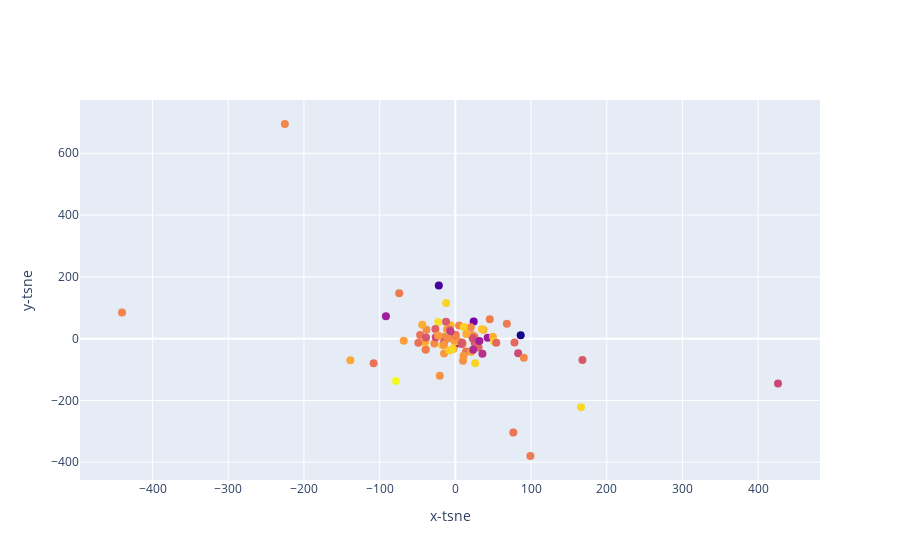

The cell this chart's notebook holds for it:
### Code cell
top_songs(df_new)

### Figure 1 — Plotly figure (JSON) as saved in the notebook; plotly's stock layout.template omitted (floating-point values rounded to 4 significant figures)
{"data": [{"marker": {"color": [-3.183, -4.328, -4.757, -4.284, -6.842, -5.043, -4.961, -8.374, -6.366, -5.024, -4.432, -8.795, -4.215, -3.862, -4.868, -4.068, -4.305, -4.915, -4.749, -4.035, -6.327, -6.864, -3.374, -5.599, -4.581, -5.94, -3.094, -3.299, -6.258, -11.38, -5.595, -4.068, -3.105, -4.209, -4.502, -6.745, -11.46, -2.921, -5.313, -4.323, -2.396, -9.433, -5.309, -5.002, -5.886, -3.297, -4.661, -6.923, -10.4, -4.282, -5.535, -6.054, -5.363, -5.445, -6.166, -6.678, -3.181, -5.698, -4.63, -3.37, -6.351, -6.288, -3.093, -8.279, -3.515, -6.378, -5.126, -4.2, -3.073, -4.518, -5.883, -5.429, -7.621, -5.092, -6.406, -5.098, -7.844, -4.093, -5.516, -5.35, -8.228, -4.761, -5.651, -7.226, -4.902], "size": 8}, "mode": "markers", "text": ["Ed Sheeran - Shape of You", "Luis Fonsi - Despacito - Remix", "Luis Fonsi - Despacito (Featuring Daddy Yankee)", "DJ Khaled - I'm the One", "Kendrick Lamar - HUMBLE.", "French Montana - Unforgettable", "Bruno Mars - That's What I Like", "ZAYN - I Don’t Wanna Live Forever (Fifty Shades Darker) - From \"Fifty Shades Darker (Original Motion Picture Soundtrack)\"", "Lil Uzi Vert - XO TOUR Llif3", "Zedd - Stay (with Alessia Cara)", "Charlie Puth - Attention", "Future - Mask Off", "Post Malone - Congratulations", "Jason Derulo - Swalla (feat. Nicki Minaj & Ty Dolla $ign)", "Ed Sheeran - Castle on the Hill", "Clean Bandit - Rockabye (feat. Sean Paul & Anne-Marie)", "Imagine Dragons - Believer", "J Balvin - Mi Gente", "Imagine Dragons - Thunder", "Shawn Mendes - There's Nothing Holdin' Me Back", "Danny Ocean - Me Rehúso", "Julia Michaels - Issues", "Ed Sheeran - Galway Girl", "The Chainsmokers - Closer", "Clean Bandit - Symphony (feat. Zara Larsson)", "The Weeknd - I Feel It Coming", "DJ Khaled - Wild Thoughts", "Calvin Harris - Slide", "Dua Lipa - New Rules", "Drake - Passionfruit", "Liam Payne - Strip That Down", "Starley - Call On Me - Ryan Riback Extended Remix", "Calvin Harris - Feels", "Jonas Blue - Mama", "Maluma - Felices los 4", "KYLE - iSpy (feat. Lil Yachty)", "Khalid - Location", "Shakira - Chantaje", "Migos - Bad and Boujee (feat. Lil Uzi Vert)", "Camila Cabello - Havana", "Martin Jensen - Solo Dance", "Drake - Fake Love", "DJ Snake - Let Me Love You", "Axwell /\\ Ingrosso - More Than You Know", "Drake - One Dance", "Enrique Iglesias - SUBEME LA RADIO", "Maggie Lindemann - Pretty Girl - Cheat Codes X CADE Remix", "Demi Lovato - Sorry Not Sorry", "Childish Gambino - Redbone", "Bruno Mars - 24K Magic", "Nicky Jam - El Amante", "Jax Jones - You Don't Know Me - Radio Edit", "Katy Perry - Chained To The Rhythm", "Cheat Codes - No Promises (feat. Demi Lovato)", "Maroon 5 - Don't Wanna Know (feat. Kendrick Lamar)", "Niall Horan - Slow Hands", "Wisin - Escápate Conmigo", "Big Sean - Bounce Back", "Harry Styles - Sign of the Times", "Travis Scott - goosebumps", "Khalid - Young Dumb & Broke", "Maroon 5 - Cold (feat. Future)", "Marshmello - Silence", "Sam Smith - Too Good At Goodbyes", "Steve Aoki - Just Hold On", "Taylor Swift - Look What You Made Me Do", "Macklemore - Glorious (feat. Skylar Grey)", "Hailee Steinfeld - Starving", "CNCO - Reggaetón Lento (Bailemos)", "AJR - Weak", "Ariana Grande - Side To Side", "Zion & Lennox - Otra Vez (feat. J Balvin)", "Lauv - I Like Me Better", "Major Lazer - Cold Water (feat. Justin Bieber & MØ)", "Miley Cyrus - Malibu", "The Vamps - All Night", "Alok - Hear Me Now", "Rita Ora - Your Song", "Chris Jeday - Ahora Dice", "Justin Bieber - Friends (with BloodPop®)", "21 Savage - Bank Account", "Machine Gun Kelly - Bad Things (with Camila Cabello)", "The Chainsmokers - Don't Let Me Down", "Sam Hunt - Body Like A Back Road", "Halsey - Now Or Never"], "type": "scatter", "x": [26.18, -11.08, 10.16, -2.05, 82.92, 4.997, -15.51, 42.61, 167.9, 90.39, -68.22, 0.7972, -40.0, -6.266, -38.2, -43.76, 9.632, -27.77, -2.544, 3.594, 25.46, 426.2, -39.47, -108.0, -14.95, -7.367, -0.8307, -17.49, -14.87, 86.29, 14.16, 49.56, 51.3, 37.11, -1.569, -0.329, 22.13, -22.64, 45.44, 22.45, -78.52, 24.19, -39.16, 20.3, 78.14, 11.0, 10.88, -25.81, -21.86, 21.08, -46.57, 30.68, 68.04, 25.19, -26.37, 22.86, -12.19, 0.3888, -15.2, -7.793, 8.726, -12.32, -3.724, -91.71, 35.14, 8.013, 0.2612, -138.7, 166.0, -22.93, 54.03, -74.18, 35.73, -225.3, -38.78, -440.4, 23.48, 14.42, 76.55, 99.16, 31.69, -20.54, -48.93, -6.433, -10.39], "y": [-79.82, 29.42, -71.36, 3.721, -47.18, 42.46, 5.256, 2.919, -68.82, -61.45, -6.619, -16.89, -10.14, 43.71, 28.42, 44.77, -16.47, -16.07, -33.0, -8.642, -13.31, -144.9, -32.83, -79.57, -47.74, 29.02, -8.556, -21.0, -10.46, 10.97, -41.2, 6.174, -10.39, 28.69, -4.936, 10.65, 9.829, 53.65, 62.91, 11.2, -136.7, 55.64, -35.88, 37.2, -12.08, 37.79, -55.6, 4.443, 171.7, -42.65, 11.95, -28.4, 48.12, 6.227, 31.36, 1.656, 115.7, 11.95, -20.61, -38.09, -12.41, 54.86, -33.36, 72.64, 30.08, -17.27, 7.399, -69.75, -222.2, 10.24, -13.07, 147.0, -48.47, 694.7, 3.848, 84.85, -35.96, 15.45, -303.6, -379.8, -7.802, -120.4, -13.27, 23.44, 0.1858]}], "layout": {"xaxis": {"title": {"text": "x-tsne"}}, "yaxis": {"title": {"text": "y-tsne"}}}}
